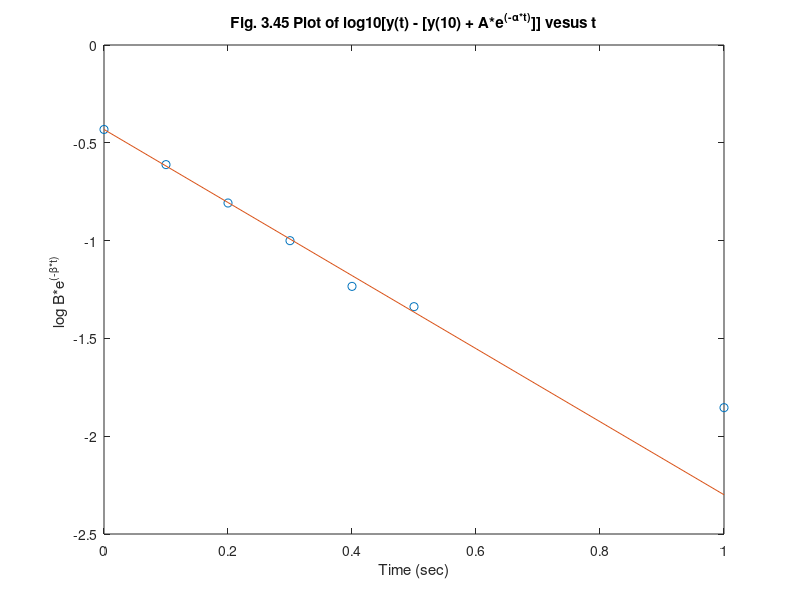

Recreate this plot in MATLAB. (Note: this script raises an error after producing the figure.)
%  Figure 3.45      Feedback Control of Dynamic Systems, 6e
%                        Franklin, Powell, Emami
%

%  Example 3.35     

clf;
t=[0 .1 .2 .3 .4 .5 1];
y=[0 .005 .034 .085 .140 .215 .510];
A=-1.37;
alpha=1;
dy=y-(ones(1,7)+A*exp(-alpha*t));
axis([0 1 -3 0]);
B=.37;     % 0.37 adjust B & beta to get best fit
beta=4.3;  % 4.3 to data by trial and error
tf=[0 .1 .2 .3 .4 .5 .6 1];
fity=B*exp(-beta*tf);
dyl=log10(dy);
fityl=log10(fity);
plot(t,dyl,'o',tf,fityl,'-');
title('Fig. 3.45 Plot of log10[y(t) - [y(10) + A*e^{(-\alpha*t)}]] vesus t');
ylabel('log B*e^{(-\beta*t)} ');
xlabel('Time (sec)');
nicegrid
